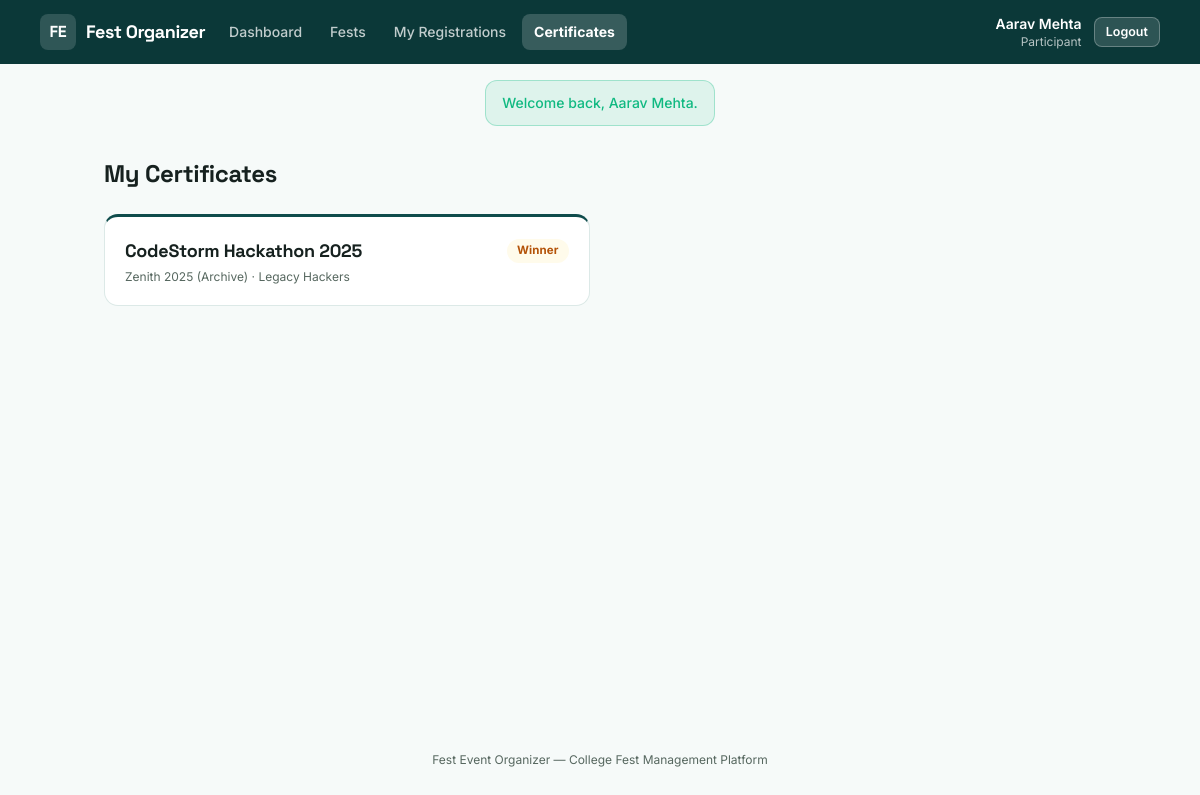
Screenshot of /index.php?route=participant/certificates (signed in) with the database file from the repository.
### tables this page shows
CREATE TABLE results (
    id                INT AUTO_INCREMENT PRIMARY KEY,
    event_id          INT NOT NULL,
    registration_id   INT NOT NULL,
    position          ENUM('winner', 'runner_up', 'second_runner_up', 'participant') NOT NULL,
    remarks           VARCHAR(255) NULL,
    recorded_by       INT NOT NULL,
    recorded_at       TIMESTAMP NOT NULL DEFAULT CURRENT_TIMESTAMP,
    UNIQUE KEY uniq_event_registration (event_id, registration_id),
    FOREIGN KEY (event_id) REFERENCES events(id) ON DELETE CASCADE,
    FOREIGN KEY (registration_id) REFERENCES registrations(id) ON DELETE CASCADE,
    FOREIGN KEY (recorded_by) REFERENCES users(id)
);

CREATE TABLE events (
    id                INT AUTO_INCREMENT PRIMARY KEY,
    fest_id           INT NOT NULL,
    club_id           INT NOT NULL,
    title             VARCHAR(150) NOT NULL,
    slug              VARCHAR(160) NOT NULL,
    description       TEXT NOT NULL,
    category          ENUM('competition', 'workshop', 'show', 'seminar') NOT NULL,
    venue             VARCHAR(150) NOT NULL,
    start_time        DATETIME NOT NULL,
    end_time          DATETIME NOT NULL,
    capacity          INT NOT NULL,
    team_size_min     INT NOT NULL DEFAULT 1,
    team_size_max     INT NOT NULL DEFAULT 1,
    entry_fee         DECIMAL(8,2) NOT NULL DEFAULT 0.00,
    status            ENUM('pending', 'approved', 'rejected') NOT NULL DEFAULT 'pending',
    rejection_reason  VARCHAR(255) NULL,
    created_by        INT NOT NULL,
    created_at        TIMESTAMP NOT NULL DEFAULT CURRENT_TIMESTAMP,
    updated_at        TIMESTAMP NOT NULL DEFAULT CURRENT_TIMESTAMP ON UPDATE CURRENT_TIMESTAMP,
    UNIQUE KEY uniq_fest_slug (fest_id, slug),
    FOREIGN KEY (fest_id) REFERENCES fests(id) ON DELETE CASCADE,
    FOREIGN KEY (club_id) REFERENCES clubs(id),
    FOREIGN KEY (created_by) REFERENCES users(id)
);

CREATE TABLE fests (
    id            INT AUTO_INCREMENT PRIMARY KEY,
    name          VARCHAR(150) NOT NULL,
    slug          VARCHAR(150) NOT NULL UNIQUE,
    description   TEXT NOT NULL,
    theme         VARCHAR(100) NOT NULL,
    start_date    DATE NOT NULL,
    end_date      DATE NOT NULL,
    venue         VARCHAR(150) NOT NULL,
    status        ENUM('draft', 'published', 'completed') NOT NULL DEFAULT 'draft',
    created_by    INT NOT NULL,
    created_at    TIMESTAMP NOT NULL DEFAULT CURRENT_TIMESTAMP,
    FOREIGN KEY (created_by) REFERENCES users(id)
);

CREATE TABLE registrations (
    id             INT AUTO_INCREMENT PRIMARY KEY,
    event_id       INT NOT NULL,
    leader_id      INT NOT NULL,
    team_name      VARCHAR(120) NULL,
    team_size      INT NOT NULL,
    epass_code     VARCHAR(20) NOT NULL UNIQUE,
    status         ENUM('confirmed', 'cancelled') NOT NULL DEFAULT 'confirmed',
    registered_at  TIMESTAMP NOT NULL DEFAULT CURRENT_TIMESTAMP,
    UNIQUE KEY uniq_leader_event (leader_id, event_id),
    FOREIGN KEY (event_id) REFERENCES events(id) ON DELETE CASCADE,
    FOREIGN KEY (leader_id) REFERENCES users(id)
);

### app/controllers/ParticipantController.php (called while the page is built, shortened)
<?php
require_once __DIR__ . '/../models/Result.php';
class ParticipantController
{
    public function certificates(): void
    {
        $certificates = Result::forLeaderWithCertificateInfo(Auth::id());
        require __DIR__ . '/../views/participant/certificates.php';
    }
}

### public/index.php (called while the page is built, shortened)
<?php
require_once __DIR__ . '/../core/helpers.php';
require_once __DIR__ . '/../core/Database.php';
require_once __DIR__ . '/../core/Auth.php';
require_once __DIR__ . '/../app/models/Result.php';
require_once __DIR__ . '/../app/controllers/ParticipantController.php';
$router = new Router();
$router->get('login', fn() => (new AuthController())->showLogin());
$router->post('login', fn() => (new AuthController())->login());
$router->get('register', fn() => (new AuthController())->showRegister());
$router->post('register', fn() => (new AuthController())->register());
$router->post('logout', fn() => (new AuthController())->logout());
$router->get('admin/dashboard', fn() => (new AdminController())->dashboard());
$router->get('admin/fests', fn() => (new AdminController())->fests());
$router->post('admin/fests/store', fn() => (new AdminController())->festStore());
$router->post('admin/fests/update', fn() => (new AdminController())->festUpdate());
$router->post('admin/fests/status', fn() => (new AdminController())->festStatus());
$router->get('admin/clubs', fn() => (new AdminController())->clubs());
$router->post('admin/clubs/store', fn() => (new AdminController())->clubStore());
$router->post('admin/clubs/status', fn() => (new AdminController())->clubStatus());
$router->get('admin/events', fn() => (new AdminController())->events());
$router->post('admin/events/approve', fn() => (new AdminController())->eventApprove());
$router->post('admin/events/reject', fn() => (new AdminController())->eventReject());
$router->get('admin/clashes', fn() => (new AdminController())->clashes());
$router->get('admin/results', fn() => (new AdminController())->results());
$router->get('organizer/dashboard', fn() => (new OrganizerController())->dashboard());
$router->get('organizer/events', fn() => (new OrganizerController())->events());
$router->get('organizer/events/new', fn() => (new OrganizerController())->eventNew());
$router->post('organizer/events/store', fn() => (new OrganizerController())->eventStore());
$router->get('organizer/events/edit', fn() => (new OrganizerController())->eventEdit());
$router->post('organizer/events/update', fn() => (new OrganizerController())->eventUpdate());
$router->get('organizer/events/roster', fn() => (new OrganizerController())->roster());
$router->post('organizer/registrations/verify', fn() => (new OrganizerController())->verifyEpass());
$router->get('organizer/events/results', fn() => (new OrganizerController())->resultsForm());
$router->post('organizer/results/store', fn() => (new OrganizerController())->resultStore());
$router->post('organizer/results/delete', fn() => (new OrganizerController())->resultDelete());
$router->get('organizer/club', fn() => (new OrganizerController())->profile());
$router->post('organizer/club/update', fn() => (new OrganizerController())->profileUpdate());
$router->get('organizer/fests', fn() => (new OrganizerController())->browseFests());
$router->get('organizer/fests/show', fn() => (new OrganizerController())->browseFestShow());
$router->get('participant/dashboard', fn() => (new ParticipantController())->dashboard());
$router->get('participant/fests', fn() => (new ParticipantController())->fests());
$router->get('participant/fests/show', fn() => (new ParticipantController())->festShow());
$router->get('participant/events/show', fn() => (new ParticipantController())->eventShow());
$router->post('participant/events/register', fn() => (new ParticipantController())->register());
$router->get('participant/registrations', fn() => (new ParticipantController())->registrations());
$router->post('participant/registrations/cancel', fn() => (new ParticipantController())->registrationCancel());
$router->get('participant/registrations/epass', fn() => (new ParticipantController())->epass());
$router->get('participant/certificates', fn() => (new ParticipantController())->certificates());
$router->get('participant/certificates/show', fn() => (new ParticipantController())->certificateShow());
$route = $_GET['route'] ?? '';
$router->dispatch($_SERVER['REQUEST_METHOD'], $route);

### core/Router.php (called while the page is built, shortened)
<?php
class Router
{
    private array $routes = ['GET' => [], 'POST' => []];
    public function get(string $route, callable $handler): void
    {
        $this->routes['GET'][$route] = $handler;
    }
    public function post(string $route, callable $handler): void
    {
        $this->routes['POST'][$route] = $handler;
    }
    public function dispatch(string $method, string $route): void
    {
        $handler = $this->routes[$method][$route] ?? null;
        try {
            $handler();
        } catch (Throwable $e) {
            error_log($e->getMessage());
            http_response_code(500);
            require __DIR__ . '/../app/views/errors/500.php';
        }
    }
}

### core/Auth.php (called while the page is built, shortened)
<?php
require_once __DIR__ . '/Database.php';
class Auth
{
    public static function id(): ?int
    {
        return $_SESSION['user_id'] ?? null;
    }
}

### core/Database.php (called while the page is built)
<?php
class Database
{
    private static ?PDO $instance = null;
    public static function connect(): PDO
    {
        if (self::$instance === null) {
            $config = require __DIR__ . '/../config/database.php';
            $dsn = sprintf(
                'mysql:host=%s;port=%d;dbname=%s;charset=%s',
                $config['host'],
                $config['port'],
                $config['database'],
                $config['charset']
            );
            self::$instance = new PDO($dsn, $config['username'], $config['password'], [
                PDO::ATTR_ERRMODE            => PDO::ERRMODE_EXCEPTION,
                PDO::ATTR_DEFAULT_FETCH_MODE => PDO::FETCH_ASSOC,
                PDO::ATTR_EMULATE_PREPARES   => false,
            ]);
        }
        return self::$instance;
    }
}

### app/models/Result.php (called while the page is built, shortened)
<?php
require_once __DIR__ . '/../../core/Database.php';
class Result
{
    public static function forLeaderWithCertificateInfo(int $leaderId): array
    {
        $stmt = Database::connect()->prepare(
            "SELECT res.*, r.team_name, ev.title AS event_title, ev.category, f.name AS fest_name, u.name AS leader_name
             FROM results res
             JOIN registrations r ON r.id = res.registration_id
             JOIN events ev ON ev.id = res.event_id
             JOIN fests f ON f.id = ev.fest_id
             JOIN users u ON u.id = r.leader_id
             WHERE r.leader_id = ?
             ORDER BY res.recorded_at DESC"
        );
        $stmt->execute([$leaderId]);
        return $stmt->fetchAll();
    }
}

### core/helpers.php (called while the page is built, shortened)
<?php
function e(?string $value): string
{
    return htmlspecialchars($value ?? '', ENT_QUOTES, 'UTF-8');
}

### app/views/participant/certificates.php (the view)
<?php $pageTitle = 'My Certificates'; require __DIR__ . '/../partials/header.php'; require __DIR__ . '/../partials/navbar.php'; require __DIR__ . '/../partials/flash.php'; ?>
<main class="max-w-5xl mx-auto px-4 py-8 flex-1 w-full">
    <h1 class="font-display text-2xl font-bold mb-6">My Certificates</h1>
    <?php if (empty($certificates)): ?>
        <div class="card"><p class="empty-state">No results have been recorded for your registrations yet.</p></div>
    <?php else: ?>
        <div class="grid sm:grid-cols-2 gap-5">
            <?php foreach ($certificates as $c): ?>
                <a href="/index.php?route=participant/certificates/show&id=<?= (int)$c['id'] ?>" class="event-card block">
                    <div class="flex items-center justify-between mb-1">
                        <h2 class="font-display text-lg font-bold"><?= e($c['event_title']) ?></h2>
                        <?php $posBadge = ['winner' => 'badge-gold', 'runner_up' => 'badge-teal', 'second_runner_up' => 'badge-cyan', 'participant' => 'badge-slate'][$c['position']]; ?>
                        <span class="badge <?= $posBadge ?>"><?= e(str_replace('_', ' ', $c['position'])) ?></span>
                    </div>
                    <p class="text-xs text-slateink"><?= e($c['fest_name']) ?> &middot; <?= e($c['team_name'] ?: 'Solo Entry') ?></p>
                </a>
            <?php endforeach; ?>
        </div>
    <?php endif; ?>
</main>
<?php require __DIR__ . '/../partials/footer.php'; ?>

### public/assets/css/style.css (style rules this page uses)
* { box-sizing: border-box; }
h1, h2, h3, h4, .font-display { font-family: 'Space Grotesk', sans-serif; letter-spacing: -0.015em; }
.badge { display:inline-flex; align-items:center; gap: .3rem; padding: 0.2rem 0.65rem; border-radius: 999px; font-size: 0.72rem; font-weight: 700; letter-spacing: 0.01em; text-transform: capitalize; }
.badge-gold { background: #FFFBEB; color: #B45309; }
.event-card { background: #fff; border: 1px solid #DCE9E7; border-radius: 14px; padding: 1.25rem; border-top: 3px solid #0F4C4C; transition: box-shadow .18s, transform .18s; }

### rows the page displays
results: event.title "CodeStorm Hackathon 2025", position "Winner", fests.name "Zenith 2025 (Archive)", registration.team_name "Legacy Hackers"

### other values shown
$label "Dashboard"
$label "Fests"
$label "My Registrations"
$label "Certificates"
Auth::name() "Aarav Mehta"
str_replace('_', ' ', $role ?? '') "Participant"
$success "Welcome back, Aarav Mehta."
